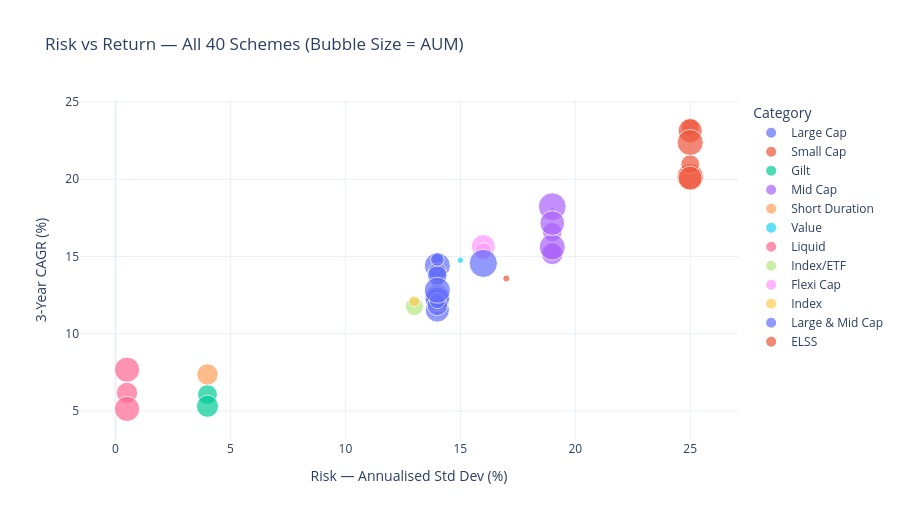

Write notebook code for a chart like this one.
### Markdown cell above
## Chart 10 — Risk vs Return Scatter (Bubble = AUM)
3-year annualised return on Y-axis, standard deviation on X-axis.
Bubble size = AUM. Colour = sub-category. Efficient frontier visible top-left.

### Code cell
perf_plot = perf.merge(fm[["amfi_code","sub_category"]], on="amfi_code", how="left")
perf_plot["short_name"] = perf_plot["scheme_name"].str.split(" - ").str[0]

fig10 = px.scatter(
    perf_plot,
    x="std_dev_ann_pct",
    y="return_3yr_pct",
    size="aum_crore",
    color="sub_category",
    hover_name="short_name",
    hover_data={
        "std_dev_ann_pct": ":.2f",
        "return_3yr_pct": ":.2f",
        "sharpe_ratio": ":.2f",
        "aum_crore": ":,",
        "sub_category": False
    },
    title="Risk vs Return — All 40 Schemes (Bubble Size = AUM)",
    labels={
        "std_dev_ann_pct": "Risk — Annualised Std Dev (%)",
        "return_3yr_pct": "3-Year CAGR (%)",
        "sub_category": "Category"
    },
    template="plotly_white",
    height=520
)
fig10.write_html(f"{CHARTS}/chart10_risk_return.html")
fig10.show()
print("✓ Chart 10 saved")

### Figure 1 — Plotly figure (JSON) as saved in the notebook; plotly's stock layout.template omitted (floating-point values rounded to 4 significant figures)
{"data": [{"customdata": [[0.88, 14288, "Large Cap"], [0.81, 1231, "Large Cap"], [1.06, 6434, "Large Cap"], [0.96, 10611, "Large Cap"], [0.82, 36022, "Large Cap"], [1.03, 41553, "Large Cap"], [1, 20909, "Large Cap"], [0.88, 39475, "Large Cap"], [0.87, 35585, "Large Cap"], [0.85, 25803, "Large Cap"], [0.87, 15866, "Large Cap"], [0.98, 23500, "Large Cap"], [1.06, 11361, "Large Cap"], [0.92, 41828, "Large Cap"]], "hovertemplate": "<b>%{hovertext}</b><br><br>Risk — Annualised Std Dev (%)=%{x:.2f}<br>3-Year CAGR (%)=%{y:.2f}<br>aum_crore=%{customdata[1]:,}<br>sharpe_ratio=%{customdata[0]:.2f}<extra></extra>", "hovertext": ["SBI Bluechip Fund", "SBI Bluechip Fund", "HDFC Top 100 Fund", "HDFC Top 100 Fund", "ICICI Pru Bluechip Fund", "ICICI Pru Bluechip Fund", "Nippon India Large Cap Fund", "Nippon India Large Cap Fund", "Kotak Bluechip Fund", "Axis Bluechip Fund", "Axis Bluechip Fund", "ABSL Frontline Equity Fund", "Mirae Asset Large Cap Fund", "DSP Top 100 Equity Fund"], "legendgroup": "Large Cap", "marker": {"color": "#636efa", "size": [14288, 1231, 6434, 10611, 36022, 41553, 20909, 39475, 35585, 25803, 15866, 23500, 11361, 41828], "sizemode": "area", "sizeref": 122.6, "symbol": "circle"}, "mode": "markers", "name": "Large Cap", "orientation": "v", "showlegend": true, "type": "scatter", "x": [14.0, 14.0, 14.0, 14.0, 14.0, 14.0, 14.0, 14.0, 14.0, 14.0, 14.0, 14.0, 14.0, 14.0], "xaxis": "x", "y": [12.36, 11.3, 14.84, 13.38, 11.54, 14.41, 14.0, 12.33, 12.25, 11.84, 12.14, 13.78, 14.81, 12.82], "yaxis": "y"}, {"customdata": [[0.94, 19259, "Small Cap"], [0.93, 36061, "Small Cap"], [0.81, 43630, "Small Cap"], [0.84, 21545, "Small Cap"], [0.9, 41613, "Small Cap"], [0.8, 35124, "Small Cap"]], "hovertemplate": "<b>%{hovertext}</b><br><br>Risk — Annualised Std Dev (%)=%{x:.2f}<br>3-Year CAGR (%)=%{y:.2f}<br>aum_crore=%{customdata[1]:,}<br>sharpe_ratio=%{customdata[0]:.2f}<extra></extra>", "hovertext": ["SBI Small Cap Fund", "SBI Small Cap Fund", "Nippon India Small Cap Fund", "Axis Small Cap Fund", "ABSL Small Cap Fund", "DSP Small Cap Fund"], "legendgroup": "Small Cap", "marker": {"color": "#EF553B", "size": [19259, 36061, 43630, 21545, 41613, 35124], "sizemode": "area", "sizeref": 122.6, "symbol": "circle"}, "mode": "markers", "name": "Small Cap", "orientation": "v", "showlegend": true, "type": "scatter", "x": [25.0, 25.0, 25.0, 25.0, 25.0, 25.0], "xaxis": "x", "y": [23.39, 23.14, 20.15, 20.98, 22.38, 20.08], "yaxis": "y"}, {"customdata": [[1.52, 24101, "Gilt"], [1.33, 30030, "Gilt"]], "hovertemplate": "<b>%{hovertext}</b><br><br>Risk — Annualised Std Dev (%)=%{x:.2f}<br>3-Year CAGR (%)=%{y:.2f}<br>aum_crore=%{customdata[1]:,}<br>sharpe_ratio=%{customdata[0]:.2f}<extra></extra>", "hovertext": ["SBI Magnum Gilt Fund", "Nippon India Gilt Securities Fund"], "legendgroup": "Gilt", "marker": {"color": "#00cc96", "size": [24101, 30030], "sizemode": "area", "sizeref": 122.6, "symbol": "circle"}, "mode": "markers", "name": "Gilt", "orientation": "v", "showlegend": true, "type": "scatter", "x": [4.0, 4.0], "xaxis": "x", "y": [6.07, 5.31], "yaxis": "y"}, {"customdata": [[0.87, 23185, "Mid Cap"], [0.8, 18792, "Mid Cap"], [0.95, 979, "Mid Cap"], [0.96, 47469, "Mid Cap"], [0.8, 28996, "Mid Cap"], [0.82, 41728, "Mid Cap"], [0.9, 37835, "Mid Cap"]], "hovertemplate": "<b>%{hovertext}</b><br><br>Risk — Annualised Std Dev (%)=%{x:.2f}<br>3-Year CAGR (%)=%{y:.2f}<br>aum_crore=%{customdata[1]:,}<br>sharpe_ratio=%{customdata[0]:.2f}<extra></extra>", "hovertext": ["HDFC Mid-Cap Opportunities Fund", "HDFC Mid-Cap Opportunities Fund", "ICICI Pru Midcap Fund", "Kotak Emerging Equity Fund", "Axis Midcap Fund", "UTI Mid Cap Fund", "DSP Midcap Fund"], "legendgroup": "Mid Cap", "marker": {"color": "#ab63fa", "size": [23185, 18792, 979, 47469, 28996, 41728, 37835], "sizemode": "area", "sizeref": 122.6, "symbol": "circle"}, "mode": "markers", "name": "Mid Cap", "orientation": "v", "showlegend": true, "type": "scatter", "x": [19.0, 19.0, 19.0, 19.0, 19.0, 19.0, 19.0], "xaxis": "x", "y": [16.58, 15.29, 18.08, 18.23, 15.18, 15.61, 17.16], "yaxis": "y"}, {"customdata": [[1.84, 27953, "Short Duration"]], "hovertemplate": "<b>%{hovertext}</b><br><br>Risk — Annualised Std Dev (%)=%{x:.2f}<br>3-Year CAGR (%)=%{y:.2f}<br>aum_crore=%{customdata[1]:,}<br>sharpe_ratio=%{customdata[0]:.2f}<extra></extra>", "hovertext": ["HDFC Short Term Debt Fund"], "legendgroup": "Short Duration", "marker": {"color": "#FFA15A", "size": [27953], "sizemode": "area", "sizeref": 122.6, "symbol": "circle"}, "mode": "markers", "name": "Short Duration", "orientation": "v", "showlegend": true, "type": "scatter", "x": [4.0], "xaxis": "x", "y": [7.37], "yaxis": "y"}, {"customdata": [[0.98, 2571, "Value"]], "hovertemplate": "<b>%{hovertext}</b><br><br>Risk — Annualised Std Dev (%)=%{x:.2f}<br>3-Year CAGR (%)=%{y:.2f}<br>aum_crore=%{customdata[1]:,}<br>sharpe_ratio=%{customdata[0]:.2f}<extra></extra>", "hovertext": ["ICICI Pru Value Discovery Fund"], "legendgroup": "Value", "marker": {"color": "#19d3f3", "size": [2571], "sizemode": "area", "sizeref": 122.6, "symbol": "circle"}, "mode": "markers", "name": "Value", "orientation": "v", "showlegend": true, "type": "scatter", "x": [15.0], "xaxis": "x", "y": [14.76], "yaxis": "y"}, {"customdata": [[7.68, 39116, "Liquid"], [6.18, 27623, "Liquid"], [5.14, 38995, "Liquid"]], "hovertemplate": "<b>%{hovertext}</b><br><br>Risk — Annualised Std Dev (%)=%{x:.2f}<br>3-Year CAGR (%)=%{y:.2f}<br>aum_crore=%{customdata[1]:,}<br>sharpe_ratio=%{customdata[0]:.2f}<extra></extra>", "hovertext": ["ICICI Pru Liquid Fund", "Kotak Liquid Fund", "ABSL Liquid Fund"], "legendgroup": "Liquid", "marker": {"color": "#FF6692", "size": [39116, 27623, 38995], "sizemode": "area", "sizeref": 122.6, "symbol": "circle"}, "mode": "markers", "name": "Liquid", "orientation": "v", "showlegend": true, "type": "scatter", "x": [0.5, 0.5, 0.5], "xaxis": "x", "y": [7.68, 6.18, 5.14], "yaxis": "y"}, {"customdata": [[0.91, 20284, "Index/ETF"]], "hovertemplate": "<b>%{hovertext}</b><br><br>Risk — Annualised Std Dev (%)=%{x:.2f}<br>3-Year CAGR (%)=%{y:.2f}<br>aum_crore=%{customdata[1]:,}<br>sharpe_ratio=%{customdata[0]:.2f}<extra></extra>", "hovertext": ["Nippon India ETF Nifty 50 BeES"], "legendgroup": "Index/ETF", "marker": {"color": "#B6E880", "size": [20284], "sizemode": "area", "sizeref": 122.6, "symbol": "circle"}, "mode": "markers", "name": "Index/ETF", "orientation": "v", "showlegend": true, "type": "scatter", "x": [13.0], "xaxis": "x", "y": [11.77], "yaxis": "y"}, {"customdata": [[0.98, 35012, "Flexi Cap"], [0.96, 17912, "Flexi Cap"]], "hovertemplate": "<b>%{hovertext}</b><br><br>Risk — Annualised Std Dev (%)=%{x:.2f}<br>3-Year CAGR (%)=%{y:.2f}<br>aum_crore=%{customdata[1]:,}<br>sharpe_ratio=%{customdata[0]:.2f}<extra></extra>", "hovertext": ["Kotak Flexicap Fund", "UTI Flexi Cap Fund"], "legendgroup": "Flexi Cap", "marker": {"color": "#FF97FF", "size": [35012, 17912], "sizemode": "area", "sizeref": 122.6, "symbol": "circle"}, "mode": "markers", "name": "Flexi Cap", "orientation": "v", "showlegend": true, "type": "scatter", "x": [16.0, 16.0], "xaxis": "x", "y": [15.65, 15.34], "yaxis": "y"}, {"customdata": [[0.93, 7350, "Index"]], "hovertemplate": "<b>%{hovertext}</b><br><br>Risk — Annualised Std Dev (%)=%{x:.2f}<br>3-Year CAGR (%)=%{y:.2f}<br>aum_crore=%{customdata[1]:,}<br>sharpe_ratio=%{customdata[0]:.2f}<extra></extra>", "hovertext": ["UTI Nifty 50 Index Fund"], "legendgroup": "Index", "marker": {"color": "#FECB52", "size": [7350], "sizemode": "area", "sizeref": 122.6, "symbol": "circle"}, "mode": "markers", "name": "Index", "orientation": "v", "showlegend": true, "type": "scatter", "x": [13.0], "xaxis": "x", "y": [12.1], "yaxis": "y"}, {"customdata": [[0.91, 49046, "Large & Mid Cap"]], "hovertemplate": "<b>%{hovertext}</b><br><br>Risk — Annualised Std Dev (%)=%{x:.2f}<br>3-Year CAGR (%)=%{y:.2f}<br>aum_crore=%{customdata[1]:,}<br>sharpe_ratio=%{customdata[0]:.2f}<extra></extra>", "hovertext": ["Mirae Asset Emerging Bluechip Fund"], "legendgroup": "Large & Mid Cap", "marker": {"color": "#636efa", "size": [49046], "sizemode": "area", "sizeref": 122.6, "symbol": "circle"}, "mode": "markers", "name": "Large & Mid Cap", "orientation": "v", "showlegend": true, "type": "scatter", "x": [16.0], "xaxis": "x", "y": [14.56], "yaxis": "y"}, {"customdata": [[0.8, 2989, "ELSS"]], "hovertemplate": "<b>%{hovertext}</b><br><br>Risk — Annualised Std Dev (%)=%{x:.2f}<br>3-Year CAGR (%)=%{y:.2f}<br>aum_crore=%{customdata[1]:,}<br>sharpe_ratio=%{customdata[0]:.2f}<extra></extra>", "hovertext": ["Mirae Asset Tax Saver Fund"], "legendgroup": "ELSS", "marker": {"color": "#EF553B", "size": [2989], "sizemode": "area", "sizeref": 122.6, "symbol": "circle"}, "mode": "markers", "name": "ELSS", "orientation": "v", "showlegend": true, "type": "scatter", "x": [17.0], "xaxis": "x", "y": [13.58], "yaxis": "y"}], "layout": {"height": 520, "legend": {"itemsizing": "constant", "title": {"text": "Category"}, "tracegroupgap": 0}, "title": {"text": "Risk vs Return — All 40 Schemes (Bubble Size = AUM)"}, "xaxis": {"anchor": "y", "domain": [0, 1], "title": {"text": "Risk — Annualised Std Dev (%)"}}, "yaxis": {"anchor": "x", "domain": [0, 1], "title": {"text": "3-Year CAGR (%)"}}}}
